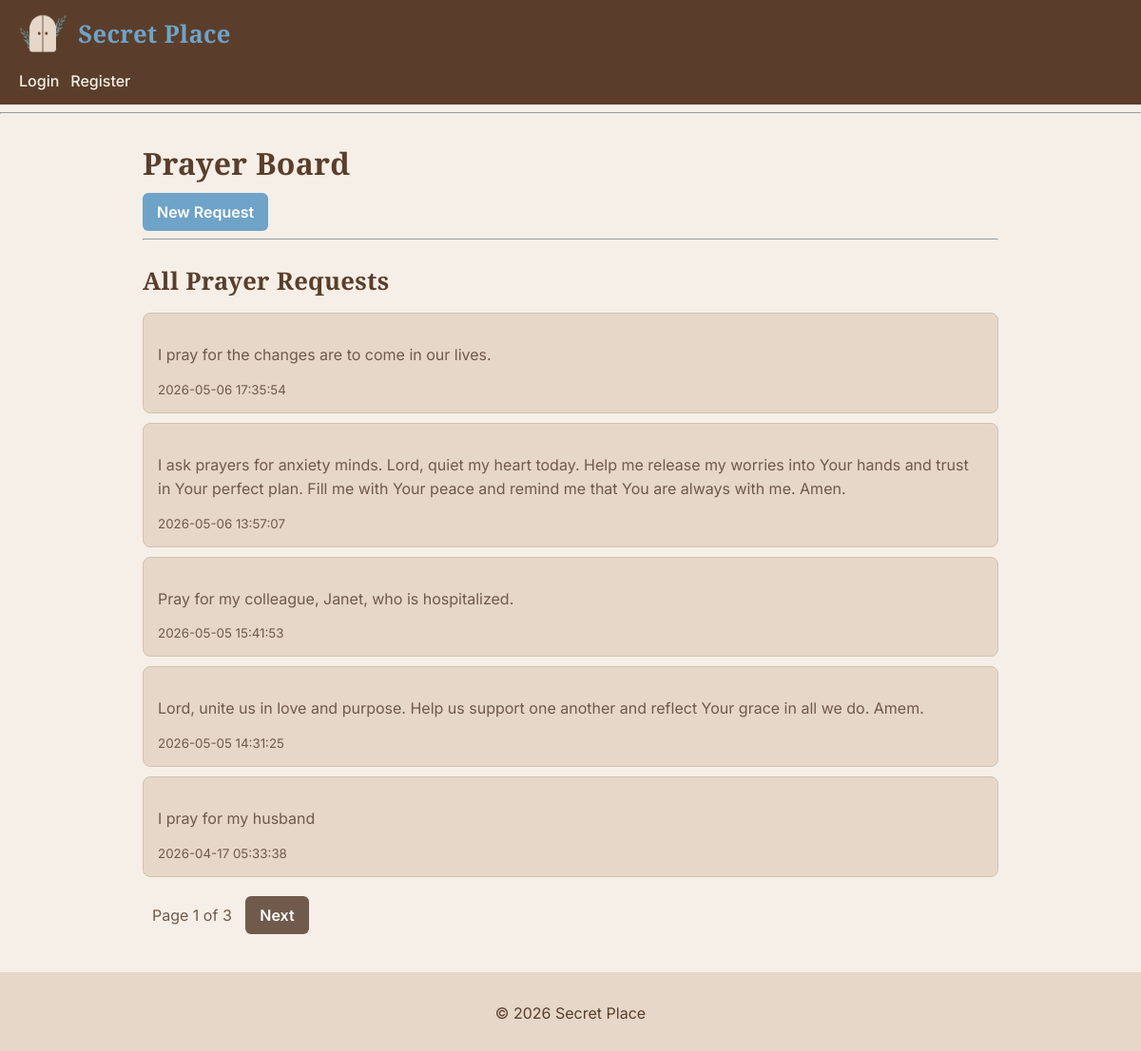
Screenshot of /prayer_requests/ with the database file from the repository.
### tables this page shows
CREATE TABLE prayer_requests (
    request_id INTEGER PRIMARY KEY AUTOINCREMENT,
    user_id INTEGER NOT NULL,
    request_text TEXT NOT NULL,
    is_approved INTEGER DEFAULT 0,
    submitted_at DATETIME DEFAULT CURRENT_TIMESTAMP, moderated_by INTEGER,
    FOREIGN KEY(user_id) REFERENCES users(id)
);

### routes/prayer_requests.py (the view)
@prayer_requests_bp.route('/')
def list_requests():
    page = request.args.get('page', 1, type=int)
    per_page = 5
    rows, total = get_prayer_requests_paginated(page, per_page)
    requests = []
    for r in rows:
        requests.append({
            "id": r[0],
            "text": r[1],
            "date": r[2]
        })
    total_pages = (total + per_page - 1) // per_page
    return render_template(
        "prayer_requests.html",
        requests=requests,
        page=page,
        total_pages=total_pages
    )

### sqlite_db.py (called while the page is built)
def connect_db():
    return sqlite3.connect(Config.DATABASE)

def get_prayer_requests_paginated(page=1, per_page=5):
    conn = connect_db()
    cursor = conn.cursor()
    offset = (page - 1) * per_page
    cursor.execute(
        """
        SELECT request_id, request_text, submitted_at
        FROM prayer_requests
        WHERE is_approved = 1
        ORDER BY submitted_at DESC
        LIMIT ? OFFSET ?
        """,
        (per_page, offset)
    )
    requests = cursor.fetchall()
    cursor.execute(
        """
        SELECT COUNT(*)
        FROM prayer_requests
        WHERE is_approved = 1
        """
    )
    total_requests = cursor.fetchone()[0]
    conn.close()
    return requests, total_requests

### templates/prayer_requests.html (shortened to what this page needs)
{% extends "layout.html" %}
{% block content %}
<h1>Prayer Board</h1>
<a href="{{ url_for('prayer_requests.create_request') }}" class="button">New Request</a>
<hr>
<h2>All Prayer Requests</h2>
<ul>
  {% for p in requests %}
    <li>
        <p>{{ p.text }}</p>
        <small>{{ p.date }}</small>
    </li>
  {% else %}
    <li>No prayer requests yet.</li>
  {% endfor %}
</ul>
<div style="margin-top:20px;">
    <span style="margin:0 10px;">
        Page {{ page }} of {{ total_pages }}
    </span>
    {% if page < total_pages %}
        <a class="btn btn-secondary"
           href="{{ url_for('prayer_requests.list_requests', page=page+1) }}">
            Next
        </a>
    {% endif %}
</div>
{% endblock %}

### static/css/styles.css (style rules this page uses)
body { font-family: 'Inter', sans-serif; background-color: #f5efe7; color: #6f5a4b; margin: 0; padding: 0; }
h1, h2, h3, h4, h5, h6 { font-family: 'Playfair Display', serif; color: #5a3e2b; font-weight: 700; letter-spacing: 0.3px; margin-bottom: 10px; }
h1 { font-size: 2rem; margin-bottom: 10px; }
h2 { font-size: 1.6rem; margin-bottom: 10px; }
p { line-height: 1.6; margin-bottom: 12px; }
section, h2 { margin-top: 25px; }
a { color: #6fa3c8; }
button, .button, .btn { font-family: 'Inter', sans-serif; font-weight: 600; background-color: #6fa3c8; color: white; border: none; padding: 10px 15px; text-decoration: none; cursor: pointer; border-radius: 6px; display: inline-block; transition: all 0.2s ease; }
ul { list-style-type: none; padding-left: 0; }
ul li { background-color: #e6d7c8; margin-bottom: 10px; padding: 15px; border-radius: 8px; border: 1px solid #d2c2b2; }
.btn-secondary { background-color: #6f5a4b; }

### rows the page displays
prayer_requests: text "I pray for the changes are to come in our lives.", date "2026-05-06 17:35:54"
prayer_requests: text "I ask prayers for anxiety minds. Lord, quiet my heart today. Help me release my worries into Your hands and trust in Your perfect plan. Fill me with Your peace and remind me that You are always with me. Amen.", date "2026-05-06 13:57:07"
prayer_requests: text "Pray for my colleague, Janet, who is hospitalized.", date "2026-05-05 15:41:53"
prayer_requests: text "Lord, unite us in love and purpose. Help us support one another and reflect Your grace in all we do. Amem.", date "2026-05-05 14:31:25"
prayer_requests: text "I pray for my husband", date "2026-04-17 05:33:38"

### other values shown
{{ page }} "1"
{{ total_pages }} "3"
